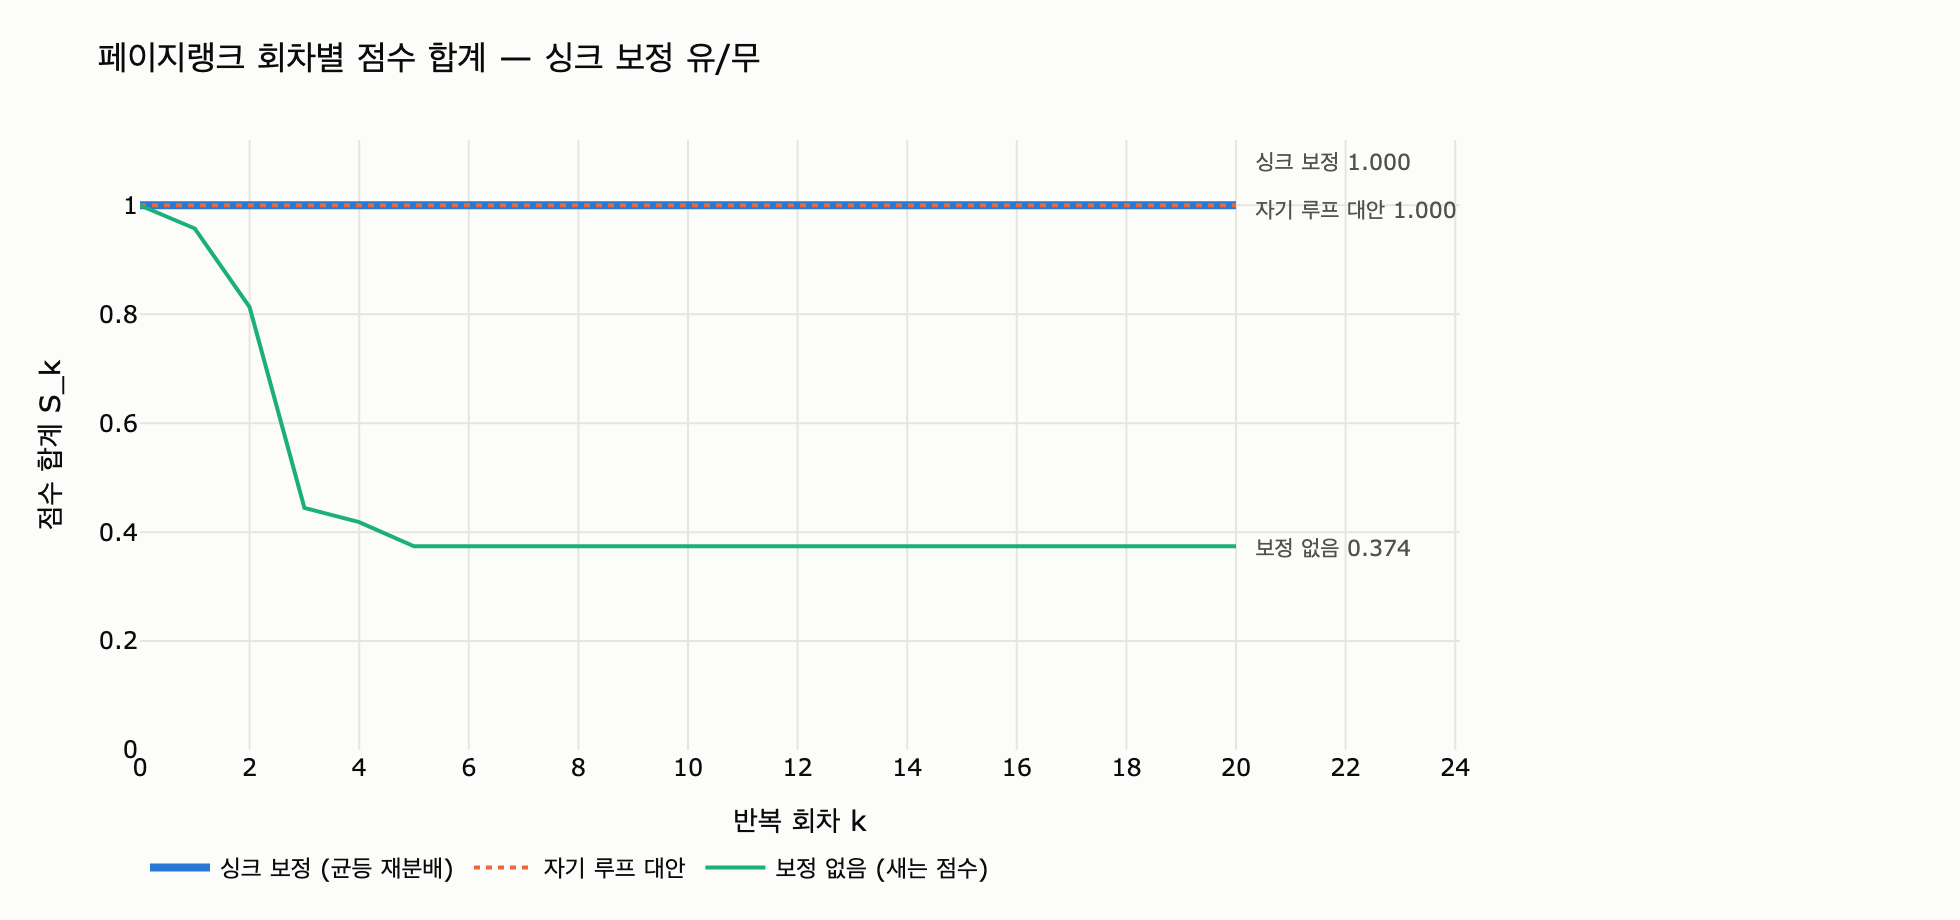

The script that drew this image:
# %% [markdown]
# # 페이지랭크의 싱크 보정 — 새는 점수를 되돌려 놓기
#
# **질문.** 페이지랭크의 싱크 보정은 어떻게 구현하는가?
#
# **답.** 나가는 엣지가 없는 노드들의 점수 합(`leaked`)을 구해, 감쇠 계수를 곱한 뒤
# 전체 노드에 균등하게 다시 나눠 준다.
#
# 이 노트북은 10장 `ex2_pagerank.py` 의 조직도 데이터(`REPORTS`)로
# 보정 유/무의 **회차별 점수 합계**를 추적하고, 보정식이 왜 합계 $1.0$ 을 회복시키는지
# 수식과 수치로 함께 확인한다.
#
# 한 회차의 갱신식은 이렇다.
#
# $$
# r_{k+1}(v) \;=\; \frac{1-d}{n}
#   \;+\; d \sum_{u \to v} \frac{r_k(u)}{|\mathrm{out}(u)|}
#   \;+\; \underbrace{d \cdot \frac{L_k}{n}}_{\text{싱크 보정}},
# \qquad
# L_k = \sum_{u \in \mathrm{Sink}} r_k(u)
# $$
#
# 여기서 $d$ 는 감쇠 계수(관례적으로 $0.85$), $n$ 은 노드 수,
# $\mathrm{Sink}$ 는 나가는 엣지가 없는 노드 집합이다.

# %%
# 필요 패키지: plotly, kaleido (그래프/PNG 저장), networkx (라이브러리 비교 — 없으면 해당 셀만 건너뜀)
from collections import defaultdict


def _show(fig):
    try:
        from IPython import get_ipython
        if get_ipython() is not None:
            fig.show()
    except ImportError:
        pass


D = 0.85      # 감쇠 계수
TOL = 1e-12

# 10장 org.py 의 REPORTS — «누가 누구에게 결재를 올리는가»
REPORTS = [
    ("개발1", "김개발"), ("개발2", "김개발"), ("개발3", "김개발"),
    ("개발4", "김개발"), ("개발5", "김개발"), ("개발6", "김개발"),
    ("한영업", "정영업"), ("오영업", "정영업"), ("서영업", "정영업"),
    ("윤디자", "강디자"), ("임디자", "강디자"),
    ("김개발", "대표"), ("정영업", "대표"), ("강디자", "대표"),
    ("공장A", "서영업"), ("공장B", "공장A"), ("공장C", "공장A"),
    ("청소담당", "총무"), ("총무", "대표"),
]

NODES = sorted({x for a, b in REPORTS for x in (a, b)})
OUT = defaultdict(list)
for _a, _b in REPORTS:
    OUT[_a].append(_b)
SINKS = [v for v in NODES if not OUT[v]]

print(f"노드 수 n = {len(NODES)}")
print(f"싱크(나가는 엣지 없음) = {SINKS}")
# 출력: 노드 수 n = 20
# 출력: 싱크(나가는 엣지 없음) = ['대표']

# %% [markdown]
# 결재선을 따라 올라가면 결국 모두 `대표` 에서 멈춘다. `대표` 는 점수를 **받기만 하고
# 아무에게도 흘려보내지 않는다**. 이 노드가 들고 있는 점수 $L_k$ 가 매 회차마다
# 그래프 밖으로 새는 몫이다.

# %%
def pagerank(edges, damping=D, fix_sinks=True, rounds=200, self_loop_sinks=False):
    """보정 유/무를 켜고 끌 수 있는 페이지랭크. 회차별 합계 history 를 함께 돌려준다."""
    nodes = sorted({x for a, b in edges for x in (a, b)})
    out = defaultdict(list)
    for a, b in edges:
        out[a].append(b)
    if self_loop_sinks:                      # 대안 1: 싱크에 자기 자신으로 가는 엣지
        for v in nodes:
            if not out[v]:
                out[v].append(v)

    n = len(nodes)
    rank = {v: 1 / n for v in nodes}
    sinks = [v for v in nodes if not out[v]]
    history = [sum(rank.values())]           # 0회차(초기값) 합계 = 1.0

    for it in range(rounds):
        nxt = {v: (1 - damping) / n for v in nodes}
        leaked = sum(rank[v] for v in sinks) if fix_sinks else 0.0
        for v in nodes:
            if out[v]:
                share = damping * rank[v] / len(out[v])
                for w in out[v]:
                    nxt[w] += share
        if fix_sinks:
            for v in nodes:                  # 감쇠 계수를 곱해 전체에 «균등» 재분배
                nxt[v] += damping * leaked / n
        diff = sum(abs(nxt[v] - rank[v]) for v in nodes)
        rank = nxt
        history.append(sum(rank.values()))
        if diff < TOL:
            break
    return rank, it + 1, history


rank_fix, it_fix, hist_fix = pagerank(REPORTS, fix_sinks=True)
rank_raw, it_raw, hist_raw = pagerank(REPORTS, fix_sinks=False)

print(f"[보정 함]     반복 {it_fix:>2}회  합계 {sum(rank_fix.values()):.6f}")
print(f"[보정 안 함]  반복 {it_raw:>2}회  합계 {sum(rank_raw.values()):.6f}")
# 출력: [보정 함]     반복 68회  합계 1.000000
# 출력: [보정 안 함]  반복  6회  합계 0.374054

# %%
# 회차별 합계 추적 — 보정이 없으면 매 회 조금씩 새고, 있으면 1.0 을 유지한다
print(f"{'회차':>4} {'보정 함':>12} {'보정 안 함':>12} {'새는 몫 L_k':>12}")
print("-" * 44)
_r = {v: 1 / len(NODES) for v in NODES}
for k in range(0, 13):
    leak_k = sum(_r[v] for v in SINKS)
    fx = hist_fix[k] if k < len(hist_fix) else hist_fix[-1]
    rw = hist_raw[k] if k < len(hist_raw) else hist_raw[-1]
    print(f"{k:>4} {fx:>12.6f} {rw:>12.6f} {leak_k:>12.6f}")
    _nxt = {v: (1 - D) / len(NODES) for v in NODES}
    for v in NODES:
        if OUT[v]:
            s = D * _r[v] / len(OUT[v])
            for w in OUT[v]:
                _nxt[w] += s
    _r = _nxt
# 출력:   회차         보정 함       보정 안 함     새는 몫 L_k
# 출력: --------------------------------------------
# 출력:    0     1.000000     1.000000     0.050000
# 출력:    1     1.000000     0.957500     0.177500
# 출력:    2     1.000000     0.813000     0.466500
# 출력:    3     1.000000     0.444525     0.128731
# 출력:    4     1.000000     0.418425     0.154832
# 출력:    5     1.000000     0.374054     0.110461
# 출력:    6     1.000000     0.374054     0.110461
# 출력:    7     1.000000     0.374054     0.110461
# 출력:    8     1.000000     0.374054     0.110461
# 출력:    9     1.000000     0.374054     0.110461
# 출력:   10     1.000000     0.374054     0.110461
# 출력:   11     1.000000     0.374054     0.110461
# 출력:   12     1.000000     0.374054     0.110461
#
# 결재선이 «대표»까지 5단계라 6회차에서 이미 고정점에 닿는다. 보정을 안 하면
# 합계가 0으로 사라지는 게 아니라 «1보다 작은 다른 값(0.374)에 눌러앉는다».
# 0.0100 이상만 추천 같은 절대 임계를 쓰고 있었다면 그 임계의 의미가 이때 무너진다.

# %% [markdown]
# ## 왜 보정식이 합계 $1.0$ 을 회복시키는가
#
# 한 회차의 **합계**만 따로 더해 보면 유도가 끝난다. $S_k = \sum_v r_k(v)$ 라 두자.
#
# **보정이 없을 때.** 각 노드 $u$ 는 자기 점수의 $d$ 배를 이웃에게 나눠 준다.
# 다만 싱크는 나눠 줄 상대가 없으므로 그 몫 $d\,r_k(u)$ 가 통째로 사라진다.
#
# $$
# S_{k+1} \;=\; \underbrace{n \cdot \frac{1-d}{n}}_{= \,1-d}
#   \;+\; d\,(S_k - L_k)
# $$
#
# 싱크가 있어 $L_k > 0$ 인 한 $S_{k+1} < 1-d+d\,S_k$ 이고, $S_0 = 1$ 에서 출발해도
# 매 회차 $1$ 아래로 밀려난다. 다만 **0으로 사라지지는 않는다** — 텔레포트 항이 매 회
# $1-d$ 를 새로 넣어 주므로, 합계는 $1$ 보다 작은 어떤 고정점(이 데이터에서는 $0.374$)에 눌러앉는다.
# ($L_k \equiv 0$ 인 그래프에서는 $S_{k+1}=1-d+d\,S_k$ 라서 $S_0=1$ 이면 $S_k \equiv 1$ 로 그대로 보존된다.)
#
# **보정을 넣으면.** 사라진 $d\,L_k$ 를 $n$ 등분해 $n$ 개 노드에 도로 얹으므로
# 정확히 $n \times \dfrac{d\,L_k}{n} = d\,L_k$ 가 되돌아온다.
#
# $$
# S_{k+1} \;=\; (1-d) \;+\; d\,(S_k - L_k) \;+\; d\,L_k \;=\; (1-d) + d\,S_k
# $$
#
# $S_0 = 1$ 이면 $S_1 = (1-d) + d = 1$ 이고, 귀납적으로 모든 회차에서 $S_k = 1$ 이다.
# 초기값이 1이 아니어도 $S_k \to 1$ 로 수렴한다 ($|d| < 1$ 인 축약 사상).
#
# 핵심은 **감쇠 계수 $d$ 를 곱한다**는 점이다. 싱크가 잃은 것은 원래 점수 $L_k$ 가 아니라
# 「$d$ 를 곱해 흘려보냈어야 할 몫」 $d\,L_k$ 뿐이다. 나머지 $(1-d)L_k$ 는 이미
# 텔레포트 항 $(1-d)/n$ 이 담당한다. 그래서 $d$ 를 빼먹고 $L_k/n$ 을 그냥 더하면
# 이번에는 합계가 $1$ 을 **넘어간다**.

# %%
# 위 유도를 수치로 확인 — S_{k+1} = (1-d) + d*(S_k - L_k) [+ d*L_k]
S, r = 1.0, {v: 1 / len(NODES) for v in NODES}
print(f"{'k':>3} {'예측 S_(k+1)':>14} {'실측 S_(k+1)':>14}")
for k in range(6):
    L = sum(r[v] for v in SINKS)
    pred = (1 - D) + D * (S - L)             # 보정 없는 경우의 예측
    nxt = {v: (1 - D) / len(NODES) for v in NODES}
    for v in NODES:
        if OUT[v]:
            s = D * r[v] / len(OUT[v])
            for w in OUT[v]:
                nxt[w] += s
    r, S = nxt, sum(nxt.values())
    print(f"{k:>3} {pred:>14.9f} {S:>14.9f}")

# d 를 빼먹고 L/n 을 그대로 더하면? — 합계가 1을 넘는다
r2 = {v: 1 / len(NODES) for v in NODES}
for _ in range(30):
    L = sum(r2[v] for v in SINKS)
    nxt = {v: (1 - D) / len(NODES) + L / len(NODES) for v in NODES}   # d 누락!
    for v in NODES:
        if OUT[v]:
            s = D * r2[v] / len(OUT[v])
            for w in OUT[v]:
                nxt[w] += s
    r2 = nxt
print(f"\nd 를 빼먹은 «보정»의 합계: {sum(r2.values()):.6f}  (1.0 이 아니다)")
# 출력:   k     예측 S_(k+1)     실측 S_(k+1)
# 출력:   0    0.957500000    0.957500000
# 출력:   1    0.813000000    0.813000000
# 출력:   2    0.444525000    0.444525000
# 출력:   3    0.418424688    0.418424688
# 출력:   4    0.374054156    0.374054156
# 출력:   5    0.374054156    0.374054156
# 출력:
# 출력: d 를 빼먹은 «보정»의 합계: 1.400589  (1.0 이 아니다)
#
# 예측과 실측이 소수점 9자리까지 같다 → 합계의 재귀식 유도가 맞다.

# %% [markdown]
# ## 대안 비교 (1) — 싱크에 자기 자신으로 가는 엣지를 넣기
#
# "싱크가 문제라면 싱크를 없애 버리자"는 발상. `대표 → 대표` 자기 루프를 넣으면
# 나가는 엣지가 생기므로 합계는 **보존된다**. 구현도 한 줄이다.
#
# 하지만 이건 **다른 마르코프 연쇄**다. 자기 루프는 흘려보낸 점수를 전부 자기가 도로 받으므로,
# 싱크가 점수를 계속 쌓는다(흡수벽에 가깝다). 균등 재분배는 「막다른 길에 도달하면
# 아무 페이지로나 점프한다」는 원래 랜덤 서퍼 모형을 지키지만, 자기 루프는
# 「막다른 길에서 새로고침을 무한히 누른다」에 해당한다. 순위는 **왜곡된다**.

# %%
rank_loop, it_loop, hist_loop = pagerank(REPORTS, self_loop_sinks=True, fix_sinks=True)

def top(rank, k=5):
    return [(v, rank[v]) for v in sorted(rank, key=lambda x: -rank[x])[:k]]

print(f"{'노드':<8} {'보정(균등)':>12} {'자기 루프':>12} {'보정 없음':>12}")
print("-" * 48)
for v in sorted(rank_fix, key=lambda x: -rank_fix[x])[:6]:
    print(f"{v:<8} {rank_fix[v]:>12.4f} {rank_loop[v]:>12.4f} {rank_raw[v]:>12.4f}")
print(f"\n합계     {sum(rank_fix.values()):>12.4f} {sum(rank_loop.values()):>12.4f} "
      f"{sum(rank_raw.values()):>12.4f}")
print(f"대표 몫  {rank_fix['대표']:>12.4f} {rank_loop['대표']:>12.4f} {rank_raw['대표']:>12.4f}")
# 출력: 노드             보정(균등)        자기 루프        보정 없음
# 출력: ------------------------------------------------
# 출력: 대표             0.2953       0.7364       0.1105
# 출력: 김개발            0.1223       0.0458       0.0458
# 출력: 정영업            0.1103       0.0413       0.0413
# 출력: 서영업            0.0661       0.0247       0.0247
# 출력: 강디자            0.0541       0.0203       0.0203
# 출력: 공장A            0.0541       0.0203       0.0203
# 출력:
# 출력: 합계           1.0000       1.0000       0.3741
# 출력: 대표 몫        0.2953       0.7364       0.1105

# %% [markdown]
# 자기 루프를 넣으면 `대표` 혼자 전체 점수의 **73.6%** 를 가져간다(균등 재분배에서는 29.5%).
# 합계는 $1.0$ 이 맞지만 **「가장 중요한 노드」의 크기가 두 배 넘게 부풀었다**.
# 합계만 보고 "고쳤다"고 판단하면 안 된다는 뜻이다.
#
# 더 눈여겨볼 것은 **자기 루프 열과 보정 없음 열의 비싱크 값이 완전히 같다**는 점이다
# (`김개발` 0.0458 = 0.0458). 자기 루프는 싱크가 흘려보낸 점수를 **싱크 자신에게만** 돌려주므로
# 나머지 노드의 갱신식이 보정 없는 경우와 글자 그대로 동일하다. 즉 자기 루프는
# 「새는 점수를 되돌린」 게 아니라 「새는 점수를 싱크 안에 가둔」 것이다.
# 순위표만 보면 티가 안 난다 — 10장의 「순위는 안 바뀌어서 발견이 늦는다」가 이 얘기다.
#
# ## 대안 비교 (2) — 싱크에서 모든 노드로 가는 엣지를 실제로 그리기
#
# 원논문의 원래 처방은 **싱크에서 전체 노드로 향하는 가상의 엣지 $n$ 개**를 놓는 것이다.
# 그러면 싱크가 흘려보내는 $d\,r_k(u)$ 가 $n$ 등분되어 모두에게 $d\,r_k(u)/n$ 씩 간다.
# 이는 우리가 쓴 `damping * leaked / n` 과 **수학적으로 완전히 동일하다**.
# 즉 `leaked` 보정은 그 $O(n)$ 개 가상 엣지를 만들지 않고 **한 줄로 접은 최적화**다.

# %%
EXPANDED = list(REPORTS) + [(s, v) for s in SINKS for v in NODES]   # 싱크 → 전 노드
rank_exp, _, _ = pagerank(EXPANDED, fix_sinks=False)                # 이제 싱크가 없다

maxdiff = max(abs(rank_exp[v] - rank_fix[v]) for v in NODES)
print(f"«싱크→전 노드 엣지» 결과와 «leaked 보정» 결과의 최대 차이: {maxdiff:.3e}")
print(f"엣지 수: {len(REPORTS)} → {len(EXPANDED)}  (n={len(NODES)} 개가 추가됨)")
# 출력: «싱크→전 노드 엣지» 결과와 «leaked 보정» 결과의 최대 차이: 5.551e-17
# 출력: 엣지 수: 19 → 39  (n=20 개가 추가됨)

# %% [markdown]
# ## 대안 비교 (3) — `networkx.pagerank` 의 dangling 처리
#
# `nx.pagerank` 는 이 보정을 **기본으로 켜 놓는다**. 핵심 루프는 사실상 이렇다.
#
# ```python
# danglesum = alpha * sum(xlast[n] for n in dangling_nodes)   # = d * leaked
# for n in x:
#     for _, nbr, wt in W.edges(n, data=weight):
#         x[nbr] += alpha * xlast[n] * wt
#     x[n] += danglesum * dangling_weights.get(n, 0) + (1.0 - alpha) * p.get(n, 0)
# ```
#
# - `dangling_nodes` = 가중 출차수가 $0$ 인 노드 = 우리의 `sinks`
# - `danglesum = alpha * sum(...)` = 우리의 `damping * leaked`
# - `dangling_weights` 는 기본값이 개인화 벡터 `p`, 그 `p` 의 기본값이 균등 $1/n$
#   → 결국 `danglesum / n`, 우리 식과 **한 글자도 다르지 않다**
#
# 다른 점은 **분배 비율을 바꿀 수 있다**는 것뿐이다. `dangling=` 인자에 딕셔너리를 주면
# 「막다른 길에 빠졌을 때 어디로 점프하는가」를 균등이 아닌 임의 분포로 지정할 수 있다.
# (`personalization=` 을 주면 `dangling` 기본값도 그 분포를 따라간다.)

# %%
try:
    import networkx as nx

    G = nx.DiGraph()
    G.add_nodes_from(NODES)
    G.add_edges_from(REPORTS)
    nx_rank = nx.pagerank(G, alpha=D, tol=1e-14, max_iter=500)

    diff = max(abs(nx_rank[v] - rank_fix[v]) for v in NODES)
    print(f"networkx 결과 합계: {sum(nx_rank.values()):.6f}")
    print(f"직접 구현(leaked 보정)과의 최대 차이: {diff:.3e}")

    # dangling 분배를 «대표에게만» 몰아주면 자기 루프와 같아진다
    dang = {v: (1.0 if v == "대표" else 0.0) for v in NODES}
    nx_loop = nx.pagerank(G, alpha=D, dangling=dang, tol=1e-14, max_iter=500)
    print(f"dangling=대표 100% 일 때 대표 점수: {nx_loop['대표']:.4f} "
          f"(자기 루프 구현: {rank_loop['대표']:.4f})")
except ImportError:
    print("networkx 없음 — 이 셀은 건너뜀 (pip install networkx)")
# 출력: networkx 결과 합계: 1.000000
# 출력: 직접 구현(leaked 보정)과의 최대 차이: 1.881e-13
# 출력: dangling=대표 100% 일 때 대표 점수: 0.7364 (자기 루프 구현: 0.7364)
# (networkx 3.2.1 에서 확인)

# %% [markdown]
# `dangling` 을 「싱크 자신에게 100%」로 주면 자기 루프 구현과 소수점 넷째 자리까지 같다.
# 즉 자기 루프는 **dangling 분배를 싱크에 몰아준 특수 경우**로 볼 수 있다.
# 균등 재분배(기본값)와 자기 루프는 같은 틀 안의 서로 다른 선택지지, 「맞고 틀림」이 아니다.
# 다만 페이지랭크의 원래 의미(랜덤 서퍼)에 맞는 기본값은 균등 쪽이다.
#
# ## 시각화 — 회차별 점수 합계

# %%
try:
    import plotly.graph_objects as go

    ks = list(range(0, 21))

    def pad(h):
        return [h[k] if k < len(h) else h[-1] for k in ks]

    # 보정 함/자기 루프는 둘 다 정확히 1.0 위에 겹친다 → 선 굵기·점선으로 분리해 둘 다 보이게
    series = [
        ("싱크 보정 (균등 재분배)", pad(hist_fix), "#2a78d6", "solid", 4, 22),
        ("자기 루프 대안", pad(hist_loop), "#eb6834", "dot", 2, -2),
        ("보정 없음 (새는 점수)", pad(hist_raw), "#1baf7a", "solid", 2, 0),
    ]

    fig = go.Figure()
    for name, ys, color, dash, width, yshift in series:
        fig.add_trace(go.Scatter(
            x=ks, y=ys, name=name, mode="lines",
            line=dict(color=color, width=width, dash=dash),
            hovertemplate="%{y:.4f}<extra>" + name + "</extra>",
        ))
        fig.add_annotation(                     # 직접 라벨 (색만으로 구분하지 않도록)
            x=ks[-1], y=ys[-1], text=f"  {name.split(' (')[0]} {ys[-1]:.3f}",
            showarrow=False, xanchor="left", yshift=yshift,
            font=dict(size=11, color="#52514e"),
        )

    fig.update_layout(
        title="페이지랭크 회차별 점수 합계 — 싱크 보정 유/무",
        xaxis_title="반복 회차 k", yaxis_title="점수 합계 S_k",
        template="plotly_white", width=980, height=460,
        margin=dict(l=70, r=250, t=70, b=60),
        paper_bgcolor="#fcfcfb", plot_bgcolor="#fcfcfb",
        font=dict(color="#0b0b0b"),
        legend=dict(orientation="h", yanchor="bottom", y=-0.24, x=0),
        hovermode="x unified",
    )
    fig.update_yaxes(range=[0, 1.12], gridcolor="#e6e5e0", zeroline=False)
    fig.update_xaxes(gridcolor="#e6e5e0", zeroline=False, dtick=2)

    _show(fig)
    import os
    fig.write_image(os.path.join(os.path.dirname(os.path.abspath(__file__)), "expy.png"),
                    scale=2)
    print("expy.png 저장 완료")
except ImportError as e:
    print(f"plotly/kaleido 없음 — 시각화 건너뜀 ({e})")
# 출력: expy.png 저장 완료

# %% [markdown]
# ## 정리
#
# | 방식 | 합계 | 구현 비용 | 의미 |
# |---|---|---|---|
# | 보정 없음 | $<1$, 계속 감소 | — | 절대 임계가 조용히 망가진다 |
# | **`leaked` 균등 재분배** | $1.0$ | $O(n)$ 한 줄 | 랜덤 서퍼 모형 그대로. 표준 |
# | 싱크 → 전 노드 엣지 | $1.0$ | 엣지 $+O(n\cdot|\mathrm{Sink}|)$ | 위와 수학적으로 동일, 비쌈 |
# | 싱크에 자기 루프 | $1.0$ | 한 줄 | **다른 모형**. 싱크가 점수를 쌓음 |
# | `nx.pagerank` 기본값 | $1.0$ | 무료 | `leaked` 균등 재분배와 동일 |
#
# 라이브러리를 쓸 때 확인할 것은 두 가지다.
# **(1)** dangling 보정을 하는가, **(2)** 한다면 어느 분포로 되돌리는가.
